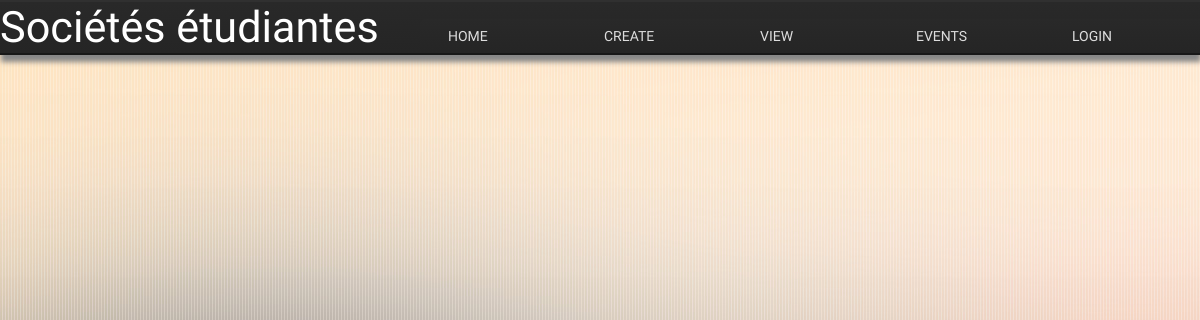
The app's page /clubstudents.php?id=1, older data.
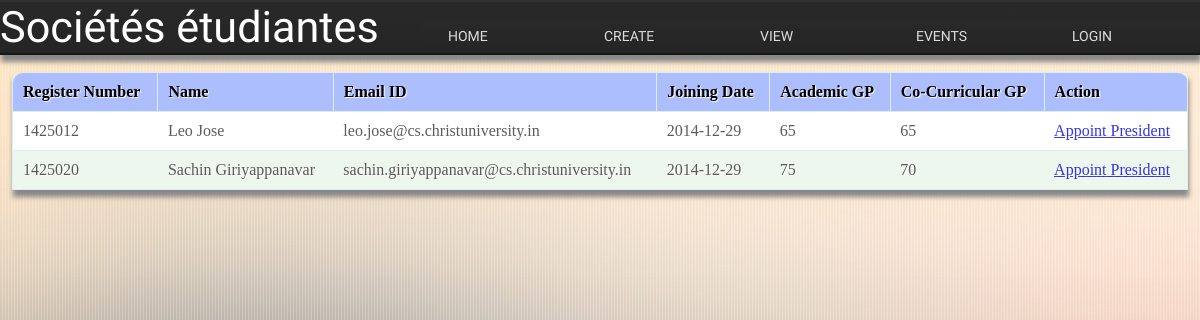
The same page, newer data.
### tables this page shows
CREATE TABLE `student` (
  `registerno` int(7) NOT NULL DEFAULT '0',
  `name` varchar(30) NOT NULL,
  `clubid` int(5) NOT NULL,
  `emailid` varchar(60) DEFAULT NULL,
  `joindate` date NOT NULL,
  `AGP` mediumint(9) DEFAULT NULL,
  `CCGP` mediumint(9) DEFAULT NULL,
  PRIMARY KEY (`registerno`),
  KEY `clubid` (`clubid`),
  CONSTRAINT `student_ibfk_1` FOREIGN KEY (`clubid`) REFERENCES `club` (`clubid`)
);

### clubstudents.php (the view, shortened to what this page needs)
<!DOCTYPE html>
	<head>
		<link rel="stylesheet" href="css/style.css">
	</head>
	<body>
	<?php
		include "nav.php";
		$con=mysqli_connect("localhost","root","") or die("not connected");
		$updateid=$_GET['id'];
		$sql = "SELECT * FROM student where clubid=".$updateid;
		$result = mysqli_query($con, $sql);
	if (mysqli_num_rows($result) > 0)
	{
    	echo "<table border='1' cellpadding='5' cellspacing='5' width='90%'><thead> <tr><th> Register Number </th> <th> Name </th> <th> Email ID </th> <th> Joining Date </th> <th> Academic GP </th> <th> Co-Curricular GP </th><th> Action </th</tr> </thead> <br><br>";
        while($row = mysqli_fetch_assoc($result))
    	{
   		 	echo "<tr> <td>" . $row["registerno"]."</td>
        	<td>". $row["name"]. "</td>
        	<td>". $row["emailid"]. "</td>
        	<td>" . $row["joindate"]. "</td>
        	<td>". $row['AGP']."</td>
        	<td>". $row['CCGP']."</td>
        	<td> <a href='appointpresident.php?id=".$row['registerno']."'>Appoint President </a> </td>
        	 </tr>";
	  	}
	  	echo "</table>";
	}
	else
 	{
    	echo "0 results";
	}
?>

Row changes from the older to the newer data that the page shows:
added student: registerno "1425012", name "Leo Jose", emailid "leo.jose@cs.christuniversity.in", joindate "2014-12-29", AGP "65", CCGP "65"
added student: registerno "1425020", name "Sachin Giriyappanavar", emailid "sachin.giriyappanavar@cs.christuniversity.in", joindate "2014-12-29", AGP "75", CCGP "70"
Text that changed along with them:
text no longer shown: "0 results"
text now shown: "Register Number Name Email ID Joining Date Academic GP Co-Curricular GP Action"
